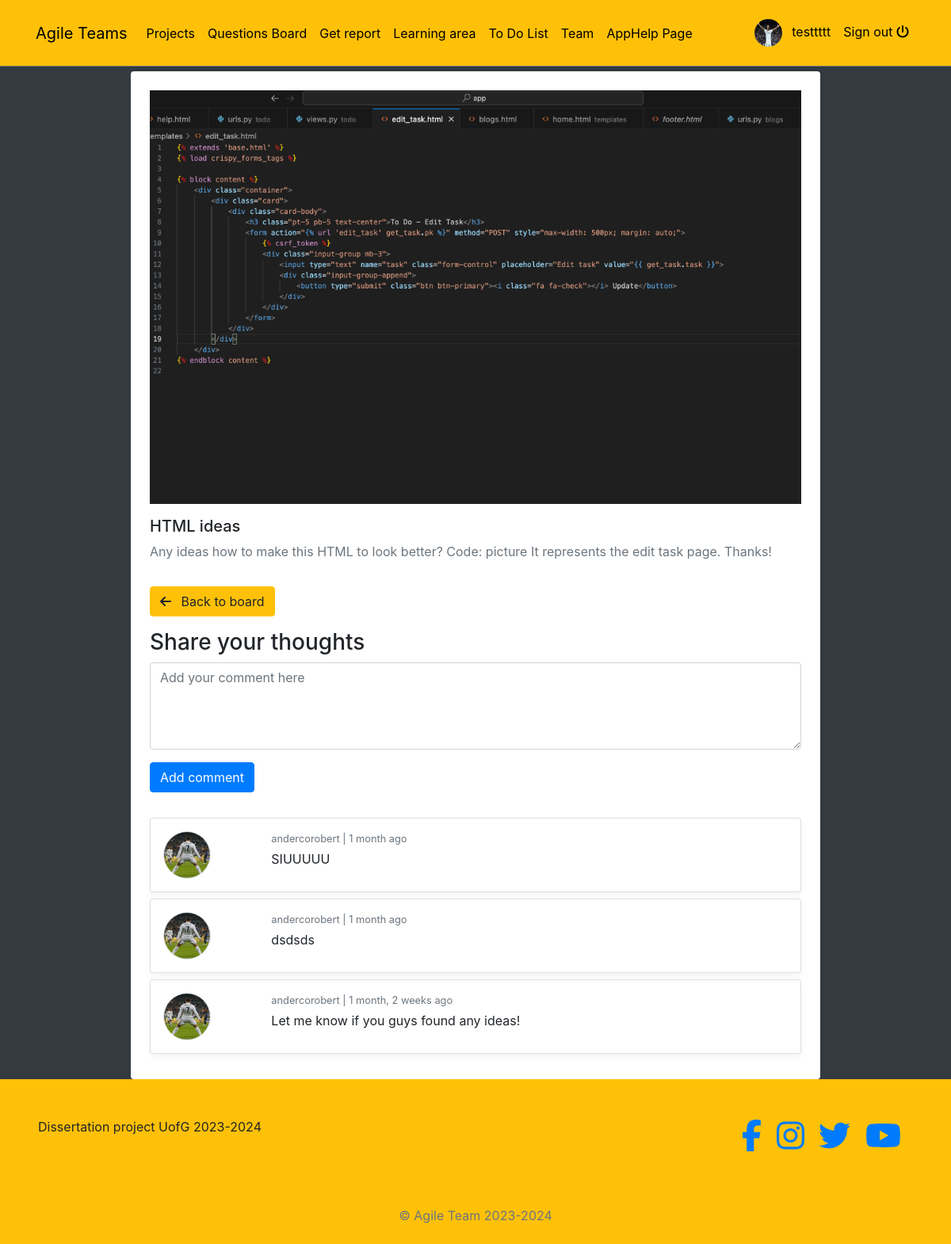
Page /posts/25/detail/ (signed in) on the committed database.
### posts/models.py (models this page shows, shortened)
class Post(models.Model):
    author = models.ForeignKey(Profile, on_delete=models.CASCADE)
    liked = models.ManyToManyField(Profile, related_name="liked", blank=True)
    updated = models.DateTimeField(auto_now=True)
    created = models.DateTimeField(auto_now_add=True)

class GeneralPost(Post):
    title = models.CharField(max_length=200)
    description = models.CharField(max_length=300)
    image = models.ImageField(upload_to=get_upload_path, blank=True, validators=[FileExtensionValidator(['png','jpg', 'jpeg'])])

class Comment(models.Model):
    user = models.ForeignKey(Profile, on_delete=models.CASCADE)
    post = models.ForeignKey(GeneralPost, on_delete=models.CASCADE)
    body = models.TextField(max_length=300)
    created = models.DateTimeField(auto_now_add=True)
    class Meta:
        ordering = ('-created', )

### profiles/models.py (models this page shows)
class Profile(models.Model):
    user = models.OneToOneField(User, on_delete=models.CASCADE)
    bio = models.TextField()
    profile_picture = models.ImageField(upload_to=get_upload_path, default="uploads/profile/img/avatar.png", validators=[FileExtensionValidator(['png','jpg', 'jpeg'])])
    team = models.CharField(max_length=200)
    updated = models.DateTimeField(auto_now=True)
    created = models.DateTimeField(auto_now_add=True)
    def __str__(self):
        return "{}".format(self.user)

### posts/views.py (the view, shortened to what this page needs)
# urls.py: path('<pk>/detail/', GeneralDetailPost.as_view(), name='gp-detail'),
class GeneralDetailPost(LoginRequiredMixin, DetailView):
    model = GeneralPost
    template_name = 'posts/detail.html'
    def get_object(self, *args, **kwargs):
        pk = self.kwargs.get('pk')
        post_ = get_object_or_404(GeneralPost, pk=pk)
        return post_
    def get_context_data(self, **kwargs):
        context = super().get_context_data(**kwargs)
        context["form"] = CommentForm()
        return context

### posts/forms.py
class CommentForm(forms.ModelForm):
    body = forms.CharField(label='', widget=forms.Textarea(attrs={'rows':4, 'placeholder':'Add your comment here'}))
    class Meta:
        model = Comment
        fields = ('body', )

### blogs/context_processors.py (called while the page is built)
def get_categories(request):
    categories = Category.objects.all()
    return dict(categories=categories)

### profiles/context_processors.py (called while the page is built)
def profile_pic(request):
    if request.user.is_authenticated:
        user = request.user
        try:
            profile_obj = Profile.objects.get(user=user)
            pic = profile_obj.profile_picture
        except Profile.DoesNotExist:
            pic = None
        return {'picture':pic}
    return {}

def get_profile(request):
    if request.user.is_authenticated:
        user = request.user
        try:
            profile_obj = Profile.objects.get(user=user)
        except Profile.DoesNotExist:
            pic = None
        return {'profile':profile_obj}
    return {}

### posts/templates/posts/detail.html (shortened to what this page needs)
{% extends 'base.html' %}
{% load crispy_forms_tags %}
{% block content %}
<div class="col-9 mx-auto" style="margin-top: 70px;">
    <div class="bg-white p-4 rounded">
        {% if object.report %}
        Description: <br> {{object.problem_reported.description }}
        <br>
        <table class="tg">
        <tr>
            <th class="tg-ve35">Author</th>
            <th class="tg-wo29">{{ object.author }}</th>
        </tr>
        <tr>
            <td class="tg-wo29">Day</td>
            <td class="tg-wo29">{{ object.report.day }}</td>
        </tr>
        <tr>
            <td class="tg-wo29">Hour from</td>
            <td class="tg-wo29">{{ object.report.start_hour }}</td>
        </tr>
        <tr>
            <td class="tg-wo29">Hour to</td>
            <td class="tg-wo29">{{ object.report.end_hour }}</td>
        </tr>
            <tr>
            <td class="tg-wo29">Sprint / Project</td>
            <td class="tg-wo29">{{ object.report.product }} / {{ object.report.production_line }}</td>
        </tr>
            <tr>
            <td class="tg-wo29">Plan / Execution</td>
            <td class="tg-wo29">{{ object.report.plan }} / {{ object.report.execution }}</td>
        </tr>
        </table>
        <br>
        <strong>{{ object.problem_reported.category }}</strong>
        <br>
        <small class="text-muted">{{object.problem_reported.problem_id }}</small>
        <br>
        Cost: {{object.problem_reported.breakdown }} hours
        <br>
    {% else %}
            {% if object.image %}
                <div class="mb-3"><img class="w-100" src="{{object.image.url}}"></div>
            {% endif %}
            <h5>{{object.title}}</h5>
            <p>{{object.description}}</p>
        {% endif %}
        <div class="row">
            <div class="col-2 my-3">
                <a href="{% url 'posts:post-list' %}">
                    <button class="btn btn-warning">
                        <i class="fas fa-arrow-left mr-2"></i> Back to board
                    </button>
                </a>
            </div>
        </div>
        {% if not object.report %}
            <h3>Share your thoughts</h3>
            <form action="" method="POST">
                {{ form|crispy }}
                <button class="btn btn-primary" type="submit">Add comment</button>
            </form>
            <br>
            <div id="comment-box">
                {% if object.comment_set.all %}
                    {% for c in object.comment_set.all %}
                        <div class="card p-3 my-2">
                            <div class="row">
                                <div class='col-2'>
                                    <img src="{{ c.user.profile_picture.url }}" width="60" height="60" class="rounded-circle border">
                                </div>
                                <div class='col-8'>
                                    <div class="text-muted small mb-1">{{c.user}} | {{ c.created|timesince }} ago</div>
                                    <div>{{ c.body }}</div>
                                </div>
                            </div>
                        </div>
                    {% endfor %}
                {% else %}
                    <h3>No comments yet</h3>
                {% endif %}
            </div>
        {% endif %}
    </div>
</div>
{% endblock content %}

### templates/navbar.html (shortened to what this page needs)
<!DOCTYPE html>
<html lang="en">
<head>
</head>
<body>
<nav class="navbar navbar-icon-top navbar-expand-lg navbar-dark bg-warning border-bottom border-secondary fixed-top py-3">
    <div class="container">
        <a class="navbar-brand" href="{% url 'help' %}">Agile Teams</a>
        <div class="collapse navbar-collapse" id="navbarSupportedContent">
            <ul class="navbar-nav mr-auto">
                <li class="nav-item">
                    <a class="nav-link" href="{% url "reports:home" %}">Projects</a>
                </li>
                <li class="nav-item">
                    <a class="nav-link" href="{% url "posts:post-list" %}">Questions Board</a>
                </li>
                <li class="nav-item">
                    <a class="nav-link" href="{% url "reports:select-view" %}">Get report</a>
                </li>
                <li class="nav-item">
                    <a class="nav-link" href="{% url 'home' %}">Learning area</a>
                </li>
                <li class="nav-item">
                    <a class="nav-link" href="{% url 'todo' %}">To Do List</a>
                </li>
                <li class="nav-item">
                    <a class="nav-link" href="{% url 'team' %}">Team</a>
                </li>
                <li class="nav-item">
                    <a class="nav-link" href="{% url 'help' %}">AppHelp Page</a>
                </li>
            </ul>
            <ul class='navbar-nav'>
                {% if request.user.is_authenticated %}
                    <li class='nav-item'>
                        <a class='nav-link' href='{% url "profiles:profile-view" %}'>
                            <img src='{{picture.url}}' class='img-avatar' alt='profile picture'>
                            <span class='ml-2'> {{request.user}} </span>
                        </a>
                    </li>
                    <li class="nav-item">
                        <a class="nav-link" href="{% url 'account_logout' %}">
                            Sign out <i class="fas fa-power-off mt-2"></i>
                        </a>
                    </li>
                {% else %}
                    <li class="nav-item">
                        <a class="nav-link" href="{% url 'account_login' %}">
                            Sign in <i class="fa fa-sign-in-alt"></i>
                        </a>
                    </li>
                {% endif %}
            </ul>
        </div>
    </div>
</nav>
</body>
</html>

### static/style.css (style rules this page uses)
.img-avatar { height: 35px; width: 35px; border-radius: 50%; }
body { background-color: orange; }

### static/test.css (style rules this page uses)
body { font-family: 'Arial', sans-serif; background-color: orange; margin: 0; padding: 0; }
.navbar-nav .nav-link { color: black !important; }
.card { box-shadow: 0 4px 8px #f5f3f3; transition: transform 0.3s, box-shadow 0.3s; }
p { color: #6c757d; }

### templates/navbar.html (style rules this page uses)
.navbar-nav .nav-link { color: black !important; }
.navbar-brand { color: black !important; }

### rows in the picture
GeneralPost: image (picture), title "HTML ideas", description "Any ideas how to make this HTML to look better? Code: picture It represents the edit task page. Thanks!"
Comment: user.profile_picture (picture), user "andercorobert", created "1 month", body "SIUUUUU"
Comment: user.profile_picture (picture), user "andercorobert", created "1 month", body "dsdsds"
Comment: user.profile_picture (picture), user "andercorobert", created "1 month, 2 weeks", body "Let me know if you guys found any ideas!"

### other values in the picture
{{ request.user }} "testtttt"
